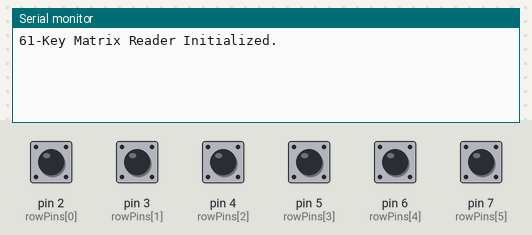
Bench run of a sketch on a simulated Arduino Mega 2560, built with avr-gcc and run on an emulated ATmega2560. On the bench: the last lines printed to the serial monitor. Inputs (shaded band) come from the test bench; at power-on: pin 2 (rowPins[0]), pin 3 (rowPins[1]), pin 4 (rowPins[2]), pin 5 (rowPins[3]), pin 6 (rowPins[4]), pin 7 (rowPins[5]) HIGH.

Above: at 1.2 s.
1.3 s: pin 2 (rowPins[0]) pulled LOW for 0.15 s
At 2.6 s:
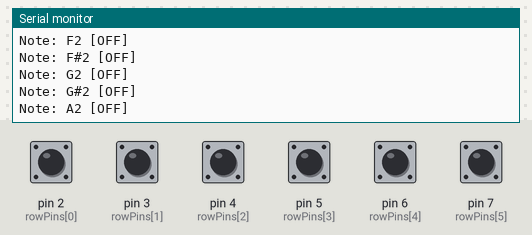
2.9 s: pin 3 (rowPins[1]) pulled LOW for 0.15 s
At 3.04 s:
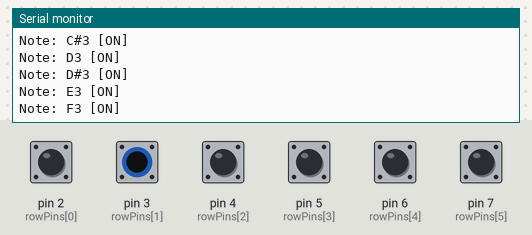
4.5 s: pin 4 (rowPins[2]) pulled LOW for 0.15 s
At 5.4 s:
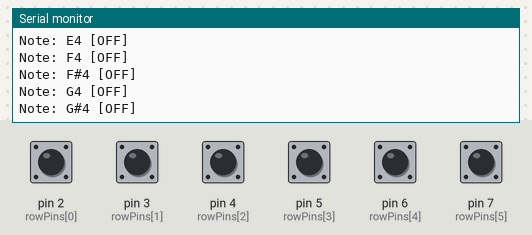
6.1 s: pin 5 (rowPins[3]) pulled LOW for 0.15 s
At 6.6 s:
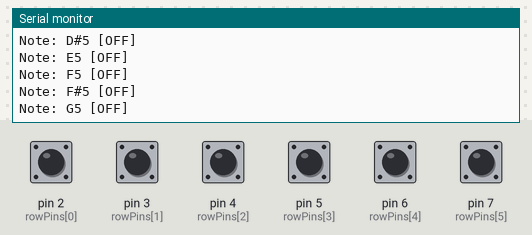
7.7 s: pin 6 (rowPins[4]) pulled LOW for 0.15 s
At 9.0 s:
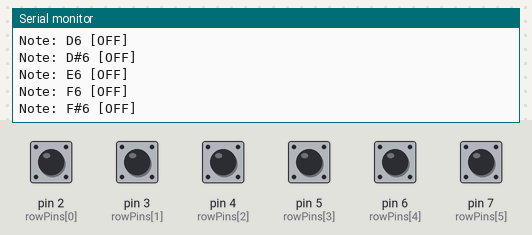
9.3 s: pin 7 (rowPins[5]) pulled LOW for 0.15 s
At 9.9 s:
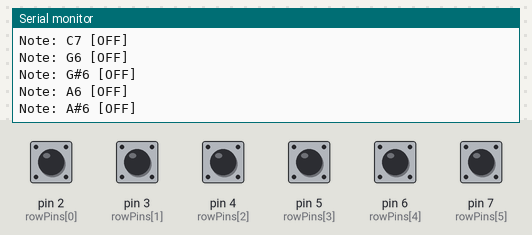

Measured:
- after the input at 1.3 s, the serial monitor: prints a new line at once (image 1)
- after the input at 2.9 s, the serial monitor: prints a new line at once (image 2)
- after the input at 4.5 s, the serial monitor: prints a new line at once (image 3)
- after the input at 6.1 s, the serial monitor: prints a new line at once (image 4)
- after the input at 7.7 s, the serial monitor: prints a new line at once (image 5)
- after the input at 9.3 s, the serial monitor: prints a new line at once (image 6)

The sketch:

61_note_keyboard_6by11_ribbon.ino
```cpp
//Plays a song on a speaker

#include "pitches.h" //Header file with pitch definitions

const int SPEAKER=9;  //Speaker Pin

// --- Configuration Constants ---
const byte NUM_ROWS = 6;
const byte NUM_COLS = 11;
const byte TOTAL_KEYS = 61;
const byte START_MIDI_NOTE = 36; // C2 on standard keyboards

// --- Pin Assignments ---
const byte rowPins[NUM_ROWS] = {2, 3, 4, 5, 6, 7};
const byte colPins[NUM_COLS] = {23, 25, 27, 29, 31, 33, 35, 37, 39, 41, 43};

// --- State Tracking Arrays ---
bool keyState[NUM_ROWS][NUM_COLS];     // Current debounced state (true = pressed)
bool lastKeyState[NUM_ROWS][NUM_COLS]; // History state from previous scan cycle

// Array of text labels for the 12 chromatic scale notes
const char* noteNames[] = {"C", "C#", "D", "D#", "E", "F", "F#", "G", "G#", "A", "A#", "B"};

//Note Array to comment out later
int notes[] = {
 NOTE_A4, NOTE_E3, NOTE_A4, 0,
 NOTE_A4, NOTE_E3, NOTE_A4, 0,
 NOTE_E4, NOTE_D4, NOTE_C4, NOTE_B4, NOTE_A4, NOTE_B4, NOTE_C4, NOTE_D4,
 NOTE_E4, NOTE_E3, NOTE_A4, 0
};

//The Duration of each note (in ms)
int times[] = {
 250, 250, 250, 250,
 250, 250, 250, 250,
 125, 125, 125, 125, 125, 125, 125, 125,
 250, 250, 250, 250
};

void setup() {
  // Use 115200 for readable text output in the Arduino Serial Monitor
  Serial.begin(115200);
  while (!Serial) { ; } // Wait for serial port to connect (needed for native USB boards)
  Serial.println("61-Key Matrix Reader Initialized.");

  // Configure Rows as Inputs with internal Pull-up Resistors
  for (byte r = 0; r < NUM_ROWS; r++) {
    pinMode(rowPins[r], INPUT_PULLUP);
  }

  // Configure Columns as Outputs and set them HIGH idle
  for (byte c = 0; c < NUM_COLS; c++) {
    pinMode(colPins[c], OUTPUT);
    digitalWrite(colPins[c], HIGH);
  }

  // Zero-out our tracking matrix variables
  for (byte r = 0; r < NUM_ROWS; r++) {
    for (byte c = 0; c < NUM_COLS; c++) {
      keyState[r][c] = false;
      lastKeyState[r][c] = false;
    }
  }
}

void loop() {
  scanMatrix();
  checkStateChanges();
  delay(1); // Small delay to handle fundamental mechanical contact bounce
}

// Sequentially drives columns LOW and reads the resulting row inputs
void scanMatrix() {
  for (byte c = 0; c < NUM_COLS; c++) {
    digitalWrite(colPins[c], LOW); // Activate target column

    // Tiny settling delay for capacitance on long matrix ribbon cables
    delayMicroseconds(10);

    for (byte r = 0; r < NUM_ROWS; r++) {
      // A LOW state read means the key switch is actively closed/pressed
      keyState[r][c] = (digitalRead(rowPins[r]) == LOW);
    }

    digitalWrite(colPins[c], HIGH); // Deactivate column
  }
}

// Evaluates current vs past state to trigger precise Text/Serial events
void checkStateChanges() {
  for (byte r = 0; r < NUM_ROWS; r++) {
    for (byte c = 0; c < NUM_COLS; c++) {

      // Calculate active sequential key position inside the 6x11 grid
      int keyIndex = (r * NUM_COLS) + c;

      // Ignore calculation overflow beyond the physical 61-key construction limit
      if (keyIndex >= TOTAL_KEYS) continue;

      // Map key position directly to consecutive MIDI Note Numbers
      byte midiNote = START_MIDI_NOTE + keyIndex;

      // Condition A: Key newly pressed down
      if (keyState[r][c] == true && lastKeyState[r][c] == false) {
        printNoteEvent(midiNote, true);
        lastKeyState[r][c] = true;
      }
      // Condition B: Key newly released
      else if (keyState[r][c] == false && lastKeyState[r][c] == true) {
        printNoteEvent(midiNote, false);
        lastKeyState[r][c] = false;
      }

    }
  }
}

// Decodes MIDI number into Note name + Octave and prints to Serial Monitor
void printNoteEvent(byte midiNote, bool isPressed) {
  // Calculate index (0-11) within the chromatic octave scale
  int noteIndex = midiNote % 12;

  // Calculate the specific mathematical octave number
  int octave = (midiNote / 12) - 1;

  // Format and send text string over serial link
  Serial.print("Note: ");
  Serial.print(noteNames[noteIndex]);
  Serial.print(octave);

  if (isPressed) {
    Serial.println(" [ON]");
  } else {
    Serial.println(" [OFF]");
  }
}
```

pitches.h
```cpp
/*************************************************
 * Public Constants
 *************************************************/

#define NOTE_B0  31
#define NOTE_C1  33
#define NOTE_CS1 35
#define NOTE_D1  37
#define NOTE_DS1 39
#define NOTE_E1  41
#define NOTE_F1  44
#define NOTE_FS1 46
#define NOTE_G1  49
#define NOTE_GS1 52
#define NOTE_A1  55
#define NOTE_AS1 58
#define NOTE_B1  62
#define NOTE_C2  65
#define NOTE_CS2 69
#define NOTE_D2  73
#define NOTE_DS2 78
#define NOTE_E2  82
#define NOTE_F2  87
#define NOTE_FS2 93
#define NOTE_G2  98
#define NOTE_GS2 104
#define NOTE_A2  110
#define NOTE_AS2 117
#define NOTE_B2  123
#define NOTE_C3  131
#define NOTE_CS3 139
#define NOTE_D3  147
#define NOTE_DS3 156
#define NOTE_E3  165
#define NOTE_F3  175
#define NOTE_FS3 185
#define NOTE_G3  196
#define NOTE_GS3 208
#define NOTE_A3  220
#define NOTE_AS3 233
#define NOTE_B3  247
#define NOTE_C4  262
#define NOTE_CS4 277
#define NOTE_D4  294
#define NOTE_DS4 311
#define NOTE_E4  330
#define NOTE_F4  349
#define NOTE_FS4 370
#define NOTE_G4  392
#define NOTE_GS4 415
#define NOTE_A4  440
#define NOTE_AS4 466
#define NOTE_B4  494
#define NOTE_C5  523
#define NOTE_CS5 554
#define NOTE_D5  587
#define NOTE_DS5 622
#define NOTE_E5  659
#define NOTE_F5  698
#define NOTE_FS5 740
#define NOTE_G5  784
#define NOTE_GS5 831
#define NOTE_A5  880
#define NOTE_AS5 932
#define NOTE_B5  988
#define NOTE_C6  1047
#define NOTE_CS6 1109
#define NOTE_D6  1175
#define NOTE_DS6 1245
#define NOTE_E6  1319
#define NOTE_F6  1397
#define NOTE_FS6 1480
#define NOTE_G6  1568
#define NOTE_GS6 1661
#define NOTE_A6  1760
#define NOTE_AS6 1865
#define NOTE_B6  1976
#define NOTE_C7  2093
#define NOTE_CS7 2217
#define NOTE_D7  2349
#define NOTE_DS7 2489
#define NOTE_E7  2637
#define NOTE_F7  2794
#define NOTE_FS7 2960
#define NOTE_G7  3136
#define NOTE_GS7 3322
#define NOTE_A7  3520
#define NOTE_AS7 3729
#define NOTE_B7  3951
#define NOTE_C8  4186
#define NOTE_CS8 4435
#define NOTE_D8  4699
#define NOTE_DS8 4978
```
